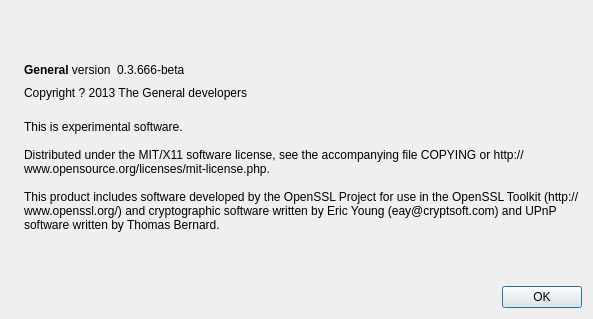
<?xml version="1.0" encoding="UTF-8"?>
<ui version="4.0">
 <class>AboutDialog</class>
 <widget class="QDialog" name="AboutDialog">
  <property name="geometry">
   <rect>
    <x>0</x>
    <y>0</y>
    <width>593</width>
    <height>319</height>
   </rect>
  </property>
  <property name="windowTitle">
   <string>About General</string>
  </property>
  <layout class="QHBoxLayout" name="horizontalLayout_2">
   <item>
    <widget class="QLabel" name="label_4">
     <property name="sizePolicy">
      <sizepolicy hsizetype="Preferred" vsizetype="Ignored">
       <horstretch>0</horstretch>
       <verstretch>0</verstretch>
      </sizepolicy>
     </property>
     <property name="pixmap">
      <pixmap resource="../bitcoin.qrc">:/images/about</pixmap>
     </property>
    </widget>
   </item>
   <item>
    <layout class="QVBoxLayout" name="verticalLayout_2">
     <item>
      <spacer name="verticalSpacer_2">
       <property name="orientation">
        <enum>Qt::Vertical</enum>
       </property>
       <property name="sizeHint" stdset="0">
        <size>
         <width>20</width>
         <height>40</height>
        </size>
       </property>
      </spacer>
     </item>
     <item>
      <layout class="QHBoxLayout" name="horizontalLayout">
       <item>
        <widget class="QLabel" name="label">
         <property name="cursor">
          <cursorShape>IBeamCursor</cursorShape>
         </property>
         <property name="text">
          <string>&lt;b&gt;General&lt;/b&gt; version</string>
         </property>
         <property name="textInteractionFlags">
          <set>Qt::LinksAccessibleByMouse|Qt::TextSelectableByKeyboard|Qt::TextSelectableByMouse</set>
         </property>
        </widget>
       </item>
       <item>
        <widget class="QLabel" name="versionLabel">
         <property name="cursor">
          <cursorShape>IBeamCursor</cursorShape>
         </property>
         <property name="text">
          <string notr="true">0.3.666-beta</string>
         </property>
         <property name="textInteractionFlags">
          <set>Qt::LinksAccessibleByMouse|Qt::TextSelectableByKeyboard|Qt::TextSelectableByMouse</set>
         </property>
        </widget>
       </item>
       <item>
        <spacer name="horizontalSpacer">
         <property name="orientation">
          <enum>Qt::Horizontal</enum>
         </property>
         <property name="sizeHint" stdset="0">
          <size>
           <width>40</width>
           <height>20</height>
          </size>
         </property>
        </spacer>
       </item>
      </layout>
     </item>
     <item>
      <widget class="QLabel" name="copyrightLabel">
       <property name="cursor">
        <cursorShape>IBeamCursor</cursorShape>
       </property>
       <property name="text">
        <string>Copyright ? 2013 The General developers</string>
       </property>
       <property name="textInteractionFlags">
        <set>Qt::LinksAccessibleByMouse|Qt::TextSelectableByKeyboard|Qt::TextSelectableByMouse</set>
       </property>
      </widget>
     </item>
     <item>
      <widget class="QLabel" name="label_2">
       <property name="cursor">
        <cursorShape>IBeamCursor</cursorShape>
       </property>
       <property name="text">
        <string>
This is experimental software.

Distributed under the MIT/X11 software license, see the accompanying file COPYING or http://www.opensource.org/licenses/mit-license.php.

This product includes software developed by the OpenSSL Project for use in the OpenSSL Toolkit (http://www.openssl.org/) and cryptographic software written by Eric Young (eay@cryptsoft.com) and UPnP software written by Thomas Bernard.</string>
       </property>
       <property name="wordWrap">
        <bool>true</bool>
       </property>
       <property name="textInteractionFlags">
        <set>Qt::LinksAccessibleByMouse|Qt::TextSelectableByKeyboard|Qt::TextSelectableByMouse</set>
       </property>
      </widget>
     </item>
     <item>
      <spacer name="verticalSpacer">
       <property name="orientation">
        <enum>Qt::Vertical</enum>
       </property>
       <property name="sizeHint" stdset="0">
        <size>
         <width>20</width>
         <height>40</height>
        </size>
       </property>
      </spacer>
     </item>
     <item>
      <widget class="QDialogButtonBox" name="buttonBox">
       <property name="orientation">
        <enum>Qt::Horizontal</enum>
       </property>
       <property name="standardButtons">
        <set>QDialogButtonBox::Ok</set>
       </property>
      </widget>
     </item>
    </layout>
   </item>
  </layout>
 </widget>
 <resources>
  <include location="../bitcoin.qrc"/>
 </resources>
 <connections>
  <connection>
   <sender>buttonBox</sender>
   <signal>accepted()</signal>
   <receiver>AboutDialog</receiver>
   <slot>accept()</slot>
   <hints>
    <hint type="sourcelabel">
     <x>360</x>
     <y>308</y>
    </hint>
    <hint type="destinationlabel">
     <x>157</x>
     <y>274</y>
    </hint>
   </hints>
  </connection>
  <connection>
   <sender>buttonBox</sender>
   <signal>rejected()</signal>
   <receiver>AboutDialog</receiver>
   <slot>reject()</slot>
   <hints>
    <hint type="sourcelabel">
     <x>428</x>
     <y>308</y>
    </hint>
    <hint type="destinationlabel">
     <x>286</x>
     <y>274</y>
    </hint>
   </hints>
  </connection>
 </connections>
</ui>
